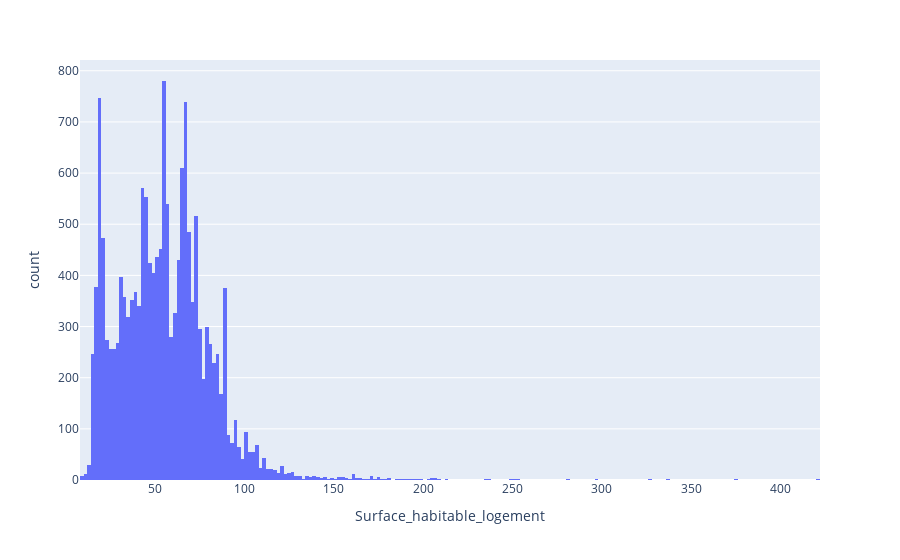

The cell this chart's notebook holds for it:
### Code cell
surface_without_outliers = px.data.tips()
fig = px.histogram(df, x="Surface_habitable_logement")
fig.show()

### Figure 1 — Plotly figure (JSON) as saved in the notebook; plotly's stock layout.template omitted (floating-point values rounded to 4 significant figures; data arrays with more than 128 entries replaced by an {"elided": "..."} marker saying what was removed)
{"data": [{"bingroup": "x", "hovertemplate": "Surface_habitable_logement=%{x}<br>count=%{y}<extra></extra>", "legendgroup": "", "marker": {"color": "#636efa", "pattern": {"shape": ""}}, "name": "", "orientation": "v", "showlegend": false, "type": "histogram", "x": {"elided": "16069 float values"}, "xaxis": "x", "yaxis": "y"}], "layout": {"barmode": "relative", "legend": {"tracegroupgap": 0}, "margin": {"t": 60}, "xaxis": {"anchor": "y", "domain": [0, 1], "title": {"text": "Surface_habitable_logement"}}, "yaxis": {"anchor": "x", "domain": [0, 1], "title": {"text": "count"}}}}
